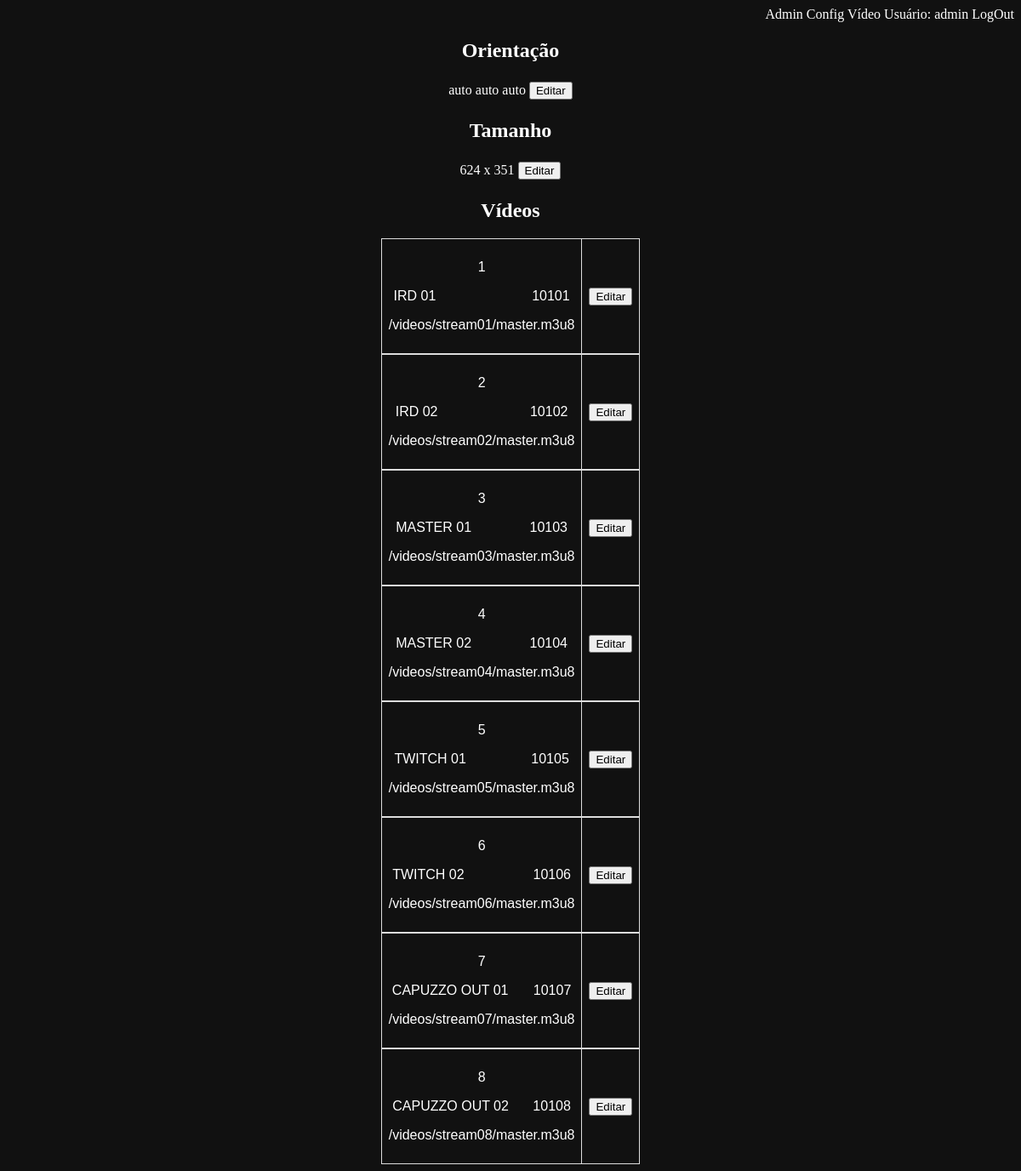
/config (signed in), run on an earlier commit of the app's database.
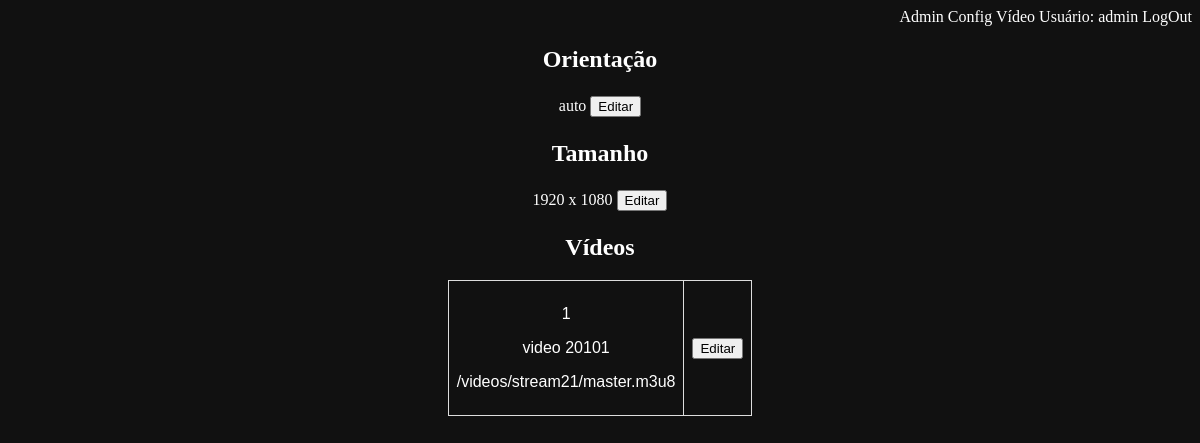
And on a later commit of the database.
### models.py (models this page shows, shortened)
class ConfigModel(db.Model):
    __tablename__ = "config"
    id = db.Column(db.Integer, primary_key=True)
    orientacao = db.Column(db.Text())
    width = db.Column(db.Text())
    height = db.Column(db.Text())

class StreamModel(db.Model):
    __tablename__ = "stream"
    id = db.Column(db.Integer, primary_key=True)
    name = db.Column(db.Text(), unique=True)
    video_src = db.Column(db.Text(), unique=True)

### app.py (the view)
@app.route('/config', methods=['GET', 'POST'])
@login_required
def config():
    crud = Crud()
    data = crud.retrieve_all(StreamModel)
    data2 = crud.retrieve_one(1, ConfigModel)
    return render_template('config.html', data=data, data2=data2)

### app.py (called while the page is built)
@app.after_request
def add_header(response):
    response.headers['X-UA-Compatible'] = 'IE=Edge,chrome=1'
    response.headers['Cache-Control'] = 'no-cache, no-store, must-revalidate'
    response.headers['Pragma'] = 'no-cache'
    response.headers['Expires'] = '0'
    return response

### blueprints/login/login_bp.py (called while the page is built)
@login_manager.user_loader
def load_user(user_id):
    return UserModel.query.get(user_id)

### crud.py (called while the page is built)
    def retrieve_one(self, id, ClassModel):
        try:
            query = ClassModel.query.filter_by(id=id).first()
        except:
            flash("Erro na busca")
        return query

    def retrieve_all(self, ClassModel):
        try:
            query = ClassModel.query.all()
        except:
            flash("Erro na busca")
        return query

### templates/config.html (shortened to what this page needs)
{% extends "template.html" %}
{% block content %}
<div>
  <h2>Orientação</h2>
  <table id="orientacao">
    <tr>
      <td>
        {{data2.orientacao}}
      </td>
      <td>
        <form action="{{ url_for('config_edit_orientacao') }}" method="GET">
          <input type="submit" value="Editar">
        </form>
      </td>
    </tr>
  </table>
</div>
<div id="tamanho">
  <h2>Tamanho</h2>
  <table>
    <tr>
      <td>
        {{data2.width}} x {{data2.height}}
      </td>
      <td>
        <form action="{{ url_for('config_edit_size') }}" method="GET">
          <input type="submit" value="Editar">
        </form>
      </td>
    </tr>
  </table>
</div>
<div>
  <p>
  <h2>Vídeos</h2>
  </p>
  <div class="element">
    {% for element in data %}
    <table id="videos">
      <tr>
        <td>
          <p>{{ loop.index }}</p>
          <p>{{element.name}}</p>
          <p>{{element.video_src}}</p>
        </td>
        <td>
          <form action="{{ url_for('config_edit') }}" method="GET">
            <input type="submit" value="Editar">
          </form>
        </td>
      </tr>
    </table>
    {% endfor %}
  </div>
</div>
{% endblock %}

What changed in the data, as far as the page shows it:
removed StreamModel: name "IRD 01 10101", video_src "/videos/stream01/master.m3u8"
removed StreamModel: name "IRD 02 10102", video_src "/videos/stream02/master.m3u8"
removed StreamModel: name "MASTER 01 10103", video_src "/videos/stream03/master.m3u8"
removed StreamModel: name "MASTER 02 10104", video_src "/videos/stream04/master.m3u8"
removed StreamModel: name "TWITCH 01 10105", video_src "/videos/stream05/master.m3u8"
removed StreamModel: name "TWITCH 02 10106", video_src "/videos/stream06/master.m3u8"
removed StreamModel: name "CAPUZZO OUT 01 10107", video_src "/videos/stream07/master.m3u8"
removed StreamModel: name "CAPUZZO OUT 02 10108", video_src "/videos/stream08/master.m3u8"
changed ConfigModel: orientacao "auto auto auto" → "auto"; width "624" → "1920"; height "351" → "1080"
added StreamModel: name "video 20101", video_src "/videos/stream21/master.m3u8"
